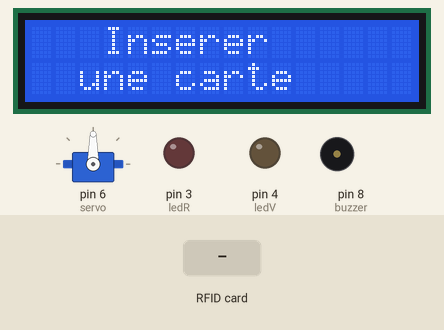
The sketch below on a simulated Arduino Uno, built with avr-gcc and run on an emulated ATmega328P. Parts: 16×2 character LCD, servo, output pins drawn as LEDs (lit = HIGH), buzzer (waves = sounding, pin HIGH). The test bench sets the inputs (shaded band). Pins used as bus, display or sensor lines are not drawn; what the sketch prints to the serial monitor is not drawn.

Above: at 0.2 s.
At 1.3 s:
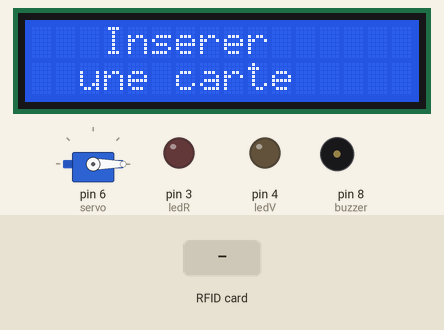
1.4 s: RFID card 03 FF A7 A9 held to the reader
At 2.0 s:
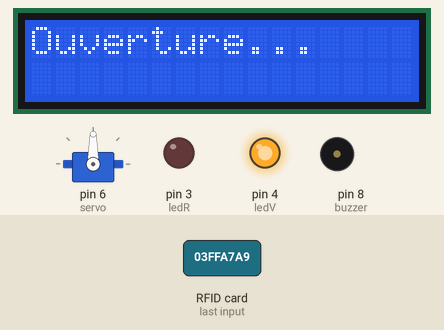
Timing chart, 0 to 7.9 s (numbered marks = the images above; inputs shaded):
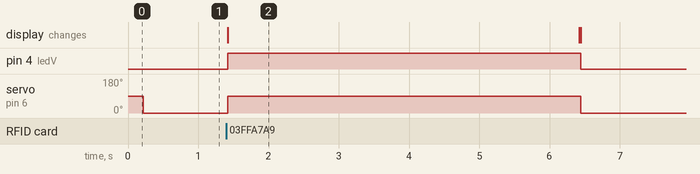

Measured:
- after the input at 1.4 s, pin 4 (ledV): LOW → HIGH at once, → LOW 5.0 s later; servo on pin 6 (servo): 0° → 90° at once, → 0° 5.0 s later; the display: changes at once (image 2)

The sketch:

Code_porte_entrer.ino
```cpp
// (licence header left out)
#include <SPI.h>
#include <MFRC522.h>
#include <LiquidCrystal_I2C.h>
#include <Servo.h>

#define RST_PIN         9          // Configurable, see typical pin layout above
#define SS_PIN          10         // Configurable, see typical pin layout above

MFRC522 mfrc522(SS_PIN, RST_PIN);  // Create MFRC522 instance
LiquidCrystal_I2C lcd(0x27,16,2);
Servo servo;
int buzzer=8;
int ledV=4;
int ledR=3;
void setup() {
  Serial.begin(9600);    // Initialize serial communications with the PC
  // Do nothing if no serial port is opened (added for Arduinos based on ATMEGA32U4)
  lcd.init();                      // initialize the lcd
  lcd.init();
  // Print a message to the LCD.
  lcd.backlight();
  lcd.setCursor(3,0);
  lcd.print("Inserer ");
  lcd.setCursor(2,1);
  lcd.print("une carte");
  pinMode(buzzer,OUTPUT);
  pinMode(ledR,OUTPUT);
  pinMode(ledV,OUTPUT);
  servo.attach(6);
   SPI.begin();      // Init SPI bus
  mfrc522.PCD_Init();    // Init MFRC522
  delay(4);        // Optional delay. Some boards do need more time after init to be ready, see Readme
  mfrc522.PCD_DumpVersionToSerial();  // Show details of PCD - MFRC522 Card Reader details
  /*Serial.println(F("Scan PICC to see UID, SAK, type, and data blocks..."));*/
}

void loop() {
  lcd.setCursor(3,0);
  lcd.print("Inserer ");
  lcd.setCursor(2,1);
  lcd.print("une carte");
  digitalWrite(buzzer,LOW);
  digitalWrite(ledV,LOW);
  digitalWrite(ledR,LOW);
  servo.write(0);

  // Reset the loop if no new card present on the sensor/reader. This saves the entire process when idle.

  if (!mfrc522.PICC_IsNewCardPresent()) {
    return;
  }

  // Select one of the cards
  if (!mfrc522.PICC_ReadCardSerial()) {
    return;
  }

  // Dump debug info about the card; PICC_HaltA() is automatically called
  mfrc522.PICC_DumpToSerial(&(mfrc522.uid));

  // Read the UID and convert to string
  String UID = "";
  for (byte i = 0; i < mfrc522.uid.size; i++) {
    UID.concat(String(mfrc522.uid.uidByte[i] < 0x10 ? " 0" : " "));
    UID.concat(String(mfrc522.uid.uidByte[i], HEX));
  }

  UID.toUpperCase();
  Serial.println(UID.substring(1));

if(UID.substring(1) == "03 FF A7 A9")
{ lcd.clear();
  lcd.setCursor(0,0);
lcd.print("Ouverture...");
servo.write(90);
digitalWrite(ledV,HIGH);
delay(5000);
 lcd.clear();
}
else
{ lcd.clear();
  lcd.setCursor(0,0);
lcd.print("Acces Refuser");
digitalWrite(buzzer,HIGH);
digitalWrite(ledR,HIGH);
servo.write(0);
delay(5000);
 lcd.clear();
}
}
```
